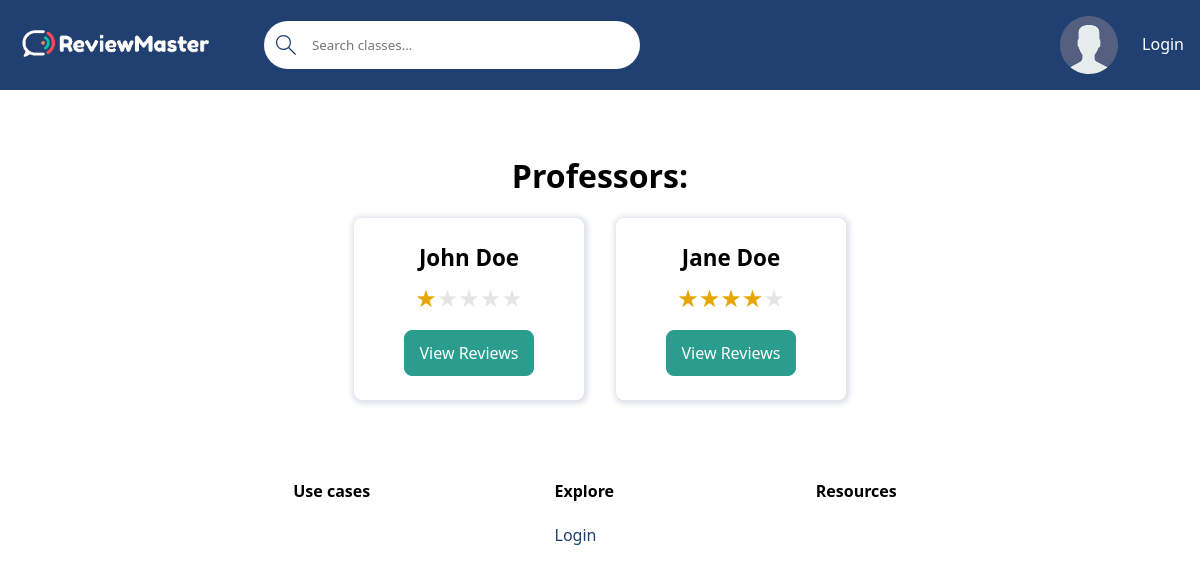
/professor-list/, run on an earlier commit of the app's database.
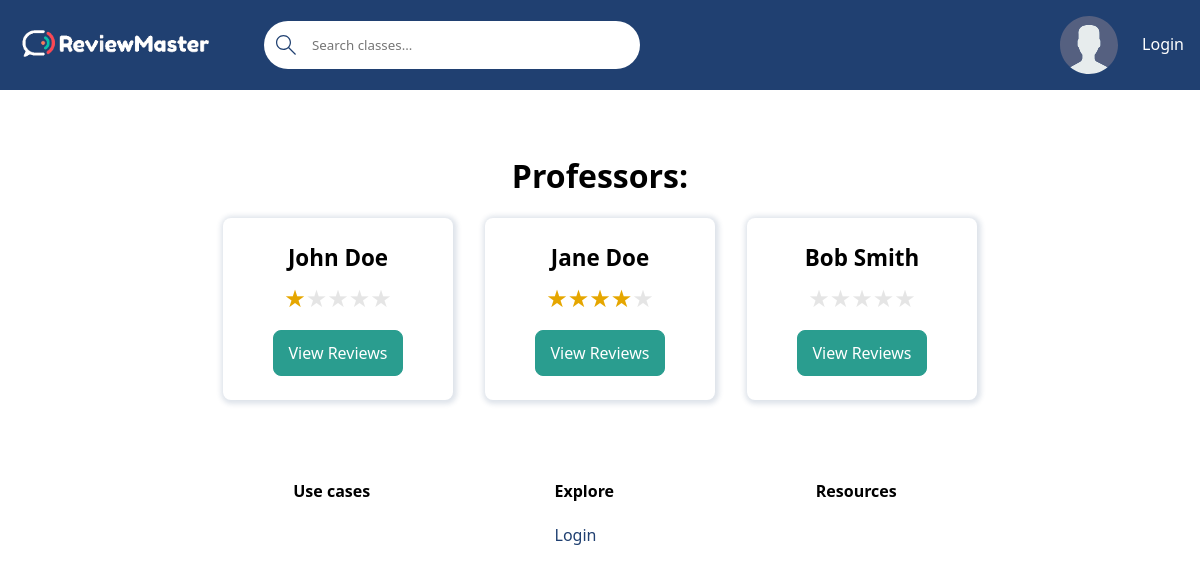
And on a later commit of the database.
### base/models.py (models this page shows, shortened)
class Professor(models.Model):
    name = models.CharField(max_length=100)  # First & Last Name (John Doe)
    def rating(self):
        total = 0
        for review in self.review_set.all():
            total += review.rating
        if total == 0: # If no ratings we return 0
            return 'N/A'
        return f'{round(total / self.review_set.all().count(), 1)} / 5' # Rounds to tens place.

class Review(models.Model):
    professor = models.ForeignKey(Professor, on_delete=models.CASCADE)
    student = models.ForeignKey(User, on_delete=models.CASCADE)
    rating = models.IntegerField()
    review = models.TextField(null=True, blank=True)

### base/views/views_professor.py (the view)
# urls.py: path('professor-list/', professor_list, name = "professor-list"),
def professor_list(request):
    professors = Professor.objects.all()
    context = {
        'professors': professors,
        'reviews': Review.objects.filter()
    }
    return render(request, 'base/professor_list.html', context)

### base/templates/base/professor_list.html
{% extends 'main.html' %}
{% block content %}
<main class="professor-page">
    <h1>Professors:</h1>
    <div class="professor-list">
        {% for professor in professors %}
            <div class="professor-item">
                <p class="professor-name">{{ professor.name }}</p>
                <p class="container-rating"><span class="star-rating star-rating-{{ professor.rating|slice:":1" }}"></span></p>
                <a class="secondary-button" href="{% url 'professor-reviews' professor.name %}">View Reviews</a>
            </div>
        {% endfor %}
    </div>
</main>
{% endblock content %}

What changed in the data, as far as the page shows it:
added Professor: name "Bob Smith"
